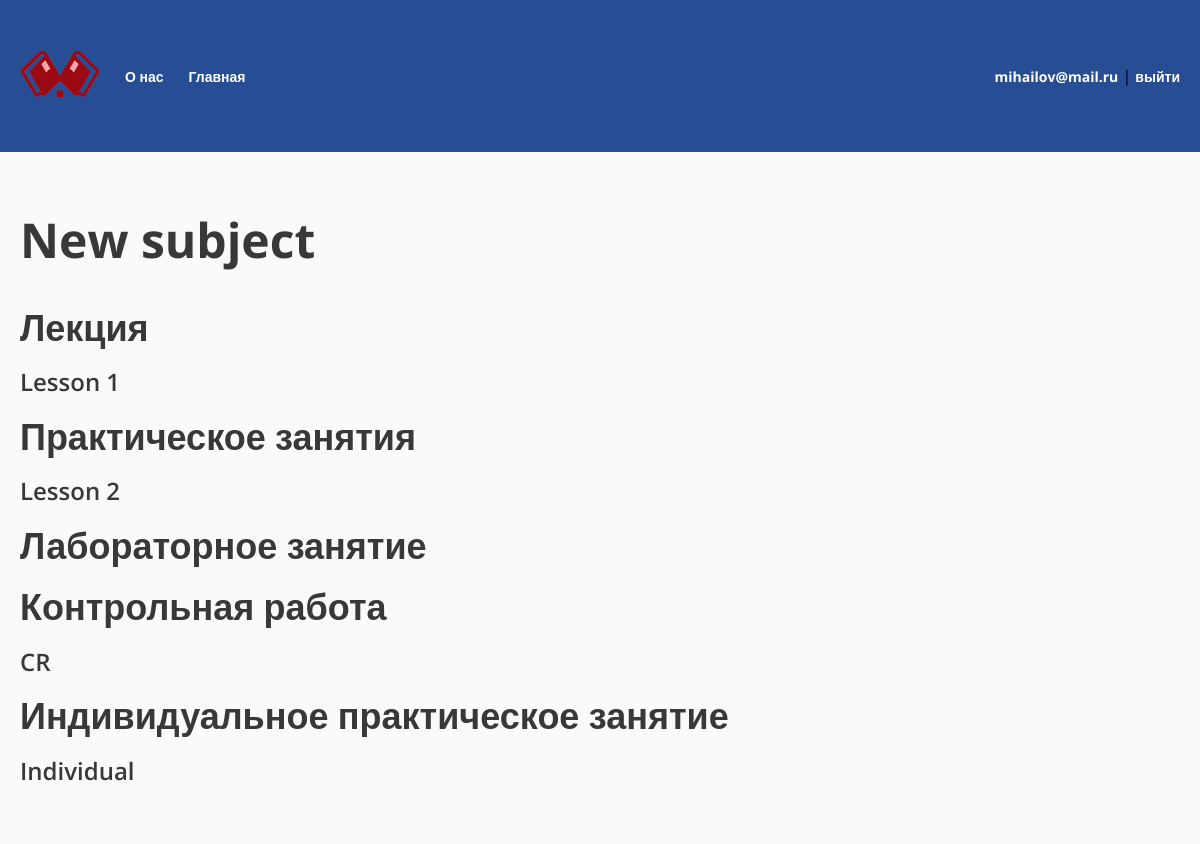
The app's page /student/subject/2/ (signed in) with its own data.
### study/models.py (models this page shows, shortened)
class TeacherGroupSubject(models.Model):
    teacher = models.ForeignKey(User, related_name="subjects", on_delete=models.CASCADE)
    subject = models.ForeignKey(Subject, related_name="items", on_delete=models.CASCADE)
    group = models.ForeignKey(Group, related_name="subjects", on_delete=models.CASCADE)
    class Meta:
        verbose_name = "Дисциплина группы"
        verbose_name_plural = "Дисциплины групп"

class Subject(models.Model):
    name = models.CharField(max_length=128)
    class Meta:
        verbose_name = "Дисциплина"
        verbose_name_plural = "Дисциплины"

class Lesson(models.Model):
    class Type(models.TextChoices):
        LECTURE = "LC", "Лекция"
        PRACTICAL = "PR", "Практическое занятия"
        LABORATORY = "LR", "Лабораторное занятие"
        CONTROL = "CW", "Контрольная работа"
        INDIVIDUAL = "IW", "Индивидуальное практическое занятие"
    type = models.CharField("Тип", max_length=32, choices=Type.choices)
    subject = models.ForeignKey(TeacherGroupSubject, related_name="lessons", on_delete=models.CASCADE, null=True, blank=True)
    name = models.CharField(max_length=128)
    test = models.OneToOneField(Test, on_delete=models.SET_NULL, null=True, blank=True)
    text = models.TextField(null=True, blank=True)
    deadline = models.DateTimeField(null=True, blank=True)
    class Meta:
        verbose_name = "Занятие"
        verbose_name_plural = "Занятия"

### study/views.py (the view)
# urls.py: path("student/subject/<int:pk>/", views.StudentSubjectView.as_view(), name="student-subject"),
class StudentSubjectView(LoginRequiredMixin, View):
    def get(self, request, *args, **kwargs):
        user = self.request.user
        subject = get_object_or_404(TeacherGroupSubject, pk=kwargs["pk"])
        if not user.group_set.first():
            return HttpResponse("No permission")
        if user.group_set.first() != subject.group:
            return HttpResponse("No permission")
        lessons = {l_type[1]: [] for l_type in Lesson.type.field.choices}
        for lesson in subject.lessons.all():
            lessons[lesson.get_type_display()].append(lesson)
        return render(request, "study/student/subject.html", {
            "subject": subject,
            "lessons": lessons,
        })

### study/templates/study/student/subject.html (shortened to what this page needs)
{% extends "base.html" %}
{% load util %}
{% block content %}
<section class="section-admin">
    <h1 class="h1">
        {{ subject.subject.name }}
    </h1>
    <div class="menu mt-40">
        {% for type, lessons in lessons.items %}
        <h2 class="h2">{{ type }}</h2>
        {% for lesson in lessons %}
        <a href="{% url 'student-lesson' lesson.pk %}" class="menu__item">{{ lesson.name }}</a>
        {% endfor %}
        {% endfor %}
    </div>
</section>
{% endblock %}

### templates/base.html (shortened to what this page needs)
{% load static %}
<!DOCTYPE html>
<html lang="ru">
<head>
	<link rel="stylesheet" href="{% static 'css/reset.css' %}">
	<link rel="stylesheet" href="{% static 'css/main.css' %}">
	<link rel="stylesheet" href="{% static 'css/menu.css' %}">
</head>
<body>
	<header class="header">
		<div class="container">
			<ul class="header-menu">
				<li><a href="{% url 'index' %}" class="logo"><img src="{% static 'img/logo.png' %}" alt=""></a></li>
				<li><a href="{% url 'about' %}">О нас</a></li>
				{% if user.is_authenticated %}
				<li><a href="{% url 'index' %}">Главная</a></li>
				<li class="header-menu-profile">
					<a href="{% url 'profile' %}">{{ user.username }}</a> | <a href="{% url 'logout' %}">выйти</a>
				</li>
				{% endif%}
			</ul>
		</div>
	</header>
	<main class="main">
		<div class="container">
		    {% block content %}{% endblock %}
		</div>
	</main>
</body>
</html>

### static/css/main.css (style rules this page uses)
:root { --green: #274d94; --red: #D43131; --background: #FAFAFA; --gray: #B8B8B8; --tablePrimary: #EFEFEF; --tableSecondary: #FAFAFA; }
* { padding: 0; margin: 0; box-sizing: border-box; }
html { font-family: "Open Sans", sans-serif; }
body { display: flex; flex-direction: column; min-height: 100vh; height: 100%; }
.container { max-width: 1240px; padding: 0 20px; margin: 0 auto; position: relative; }
.mt-40 { margin-top: 40px; }
.h1 { color: #383838; font-size: 48px; font-weight: 700; }
.h2 { color: #383838; font-size: 36px; font-weight: 700; }
.header { padding: 50px 0; background: var(--green); }
.logo img { width: 100%; max-width: 80px; }
.main { flex: 1 1 100%; padding: 60px 0; background-color: var(--background); }
.menu { display: flex; flex-direction: column; align-items: flex-start; gap: 20px; }
.menu__item { color: #383838; font-size: 24px; font-weight: 600; text-decoration: none; }

### static/css/menu.css (style rules this page uses)
ul { list-style: none; }
.header-menu { display: flex; align-items: center; gap: 25px; width: 100%; }
.header-menu a { text-decoration: none; font-weight: 700; color: white; font-size: 14px; }
.header-menu-profile { margin-left: auto; }

### records on screen
TeacherGroupSubject: subject.name "New subject"
Lesson: type "Лекция", name "Lesson 1"
Lesson: type "Практическое занятия", name "Lesson 2"
Lesson: type "Контрольная работа", name "CR"
Lesson: type "Индивидуальное практическое занятие", name "Individual"

### other values on screen
{{ user.username }} "mihailov@mail.ru"
{{ type }} "Лабораторное занятие"
